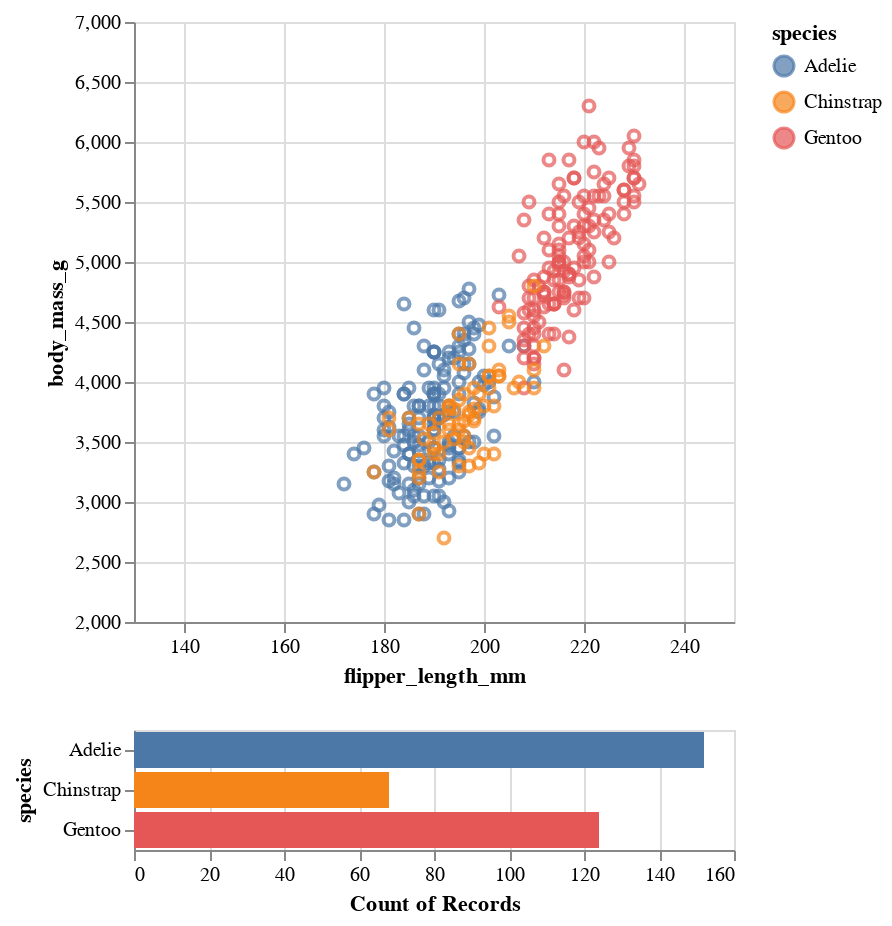

Write notebook code for a chart like this one.
### Code cell
brush = alt.selection_interval()

points = alt.Chart(df).mark_point().encode(
    x= alt.X('flipper_length_mm:Q',scale=alt.Scale(domain=[130, 250])),
    y= alt.Y('body_mass_g:Q', scale=alt.Scale(domain=[2000, 7000])),
    color=alt.condition(brush, 'species:N', alt.value('lightgray'))
).add_params(
    brush
)

bars = alt.Chart(df).mark_bar().encode(
    y='species:N',
    color='species:N',
    x='count(species):Q'
).transform_filter(
    brush
)

points & bars

### Figure 1 — Vega-Lite specification as saved in the notebook (floating-point values rounded to 4 significant figures; data arrays with more than 128 entries replaced by an {"elided": "..."} marker saying what was removed)
{"config": {"view": {"continuousWidth": 300, "continuousHeight": 300}}, "vconcat": [{"mark": {"type": "point"}, "encoding": {"color": {"condition": {"param": "param_6", "field": "species", "type": "nominal"}, "value": "lightgray"}, "x": {"field": "flipper_length_mm", "scale": {"domain": [130, 250]}, "type": "quantitative"}, "y": {"field": "body_mass_g", "scale": {"domain": [2000, 7000]}, "type": "quantitative"}}, "name": "view_1"}, {"mark": {"type": "bar"}, "encoding": {"color": {"field": "species", "type": "nominal"}, "x": {"aggregate": "count", "field": "species", "type": "quantitative"}, "y": {"field": "species", "type": "nominal"}}, "transform": [{"filter": {"param": "param_6"}}]}], "data": {"name": "data-d00e1631cca48c544438d30d2b470e8a"}, "params": [{"name": "param_6", "select": {"type": "interval"}, "views": ["view_1"]}], "$schema": "https://vega.github.io/schema/vega-lite/v5.15.1.json", "datasets": {"data-d00e1631cca48c544438d30d2b470e8a": {"elided": "344 records"}}}
